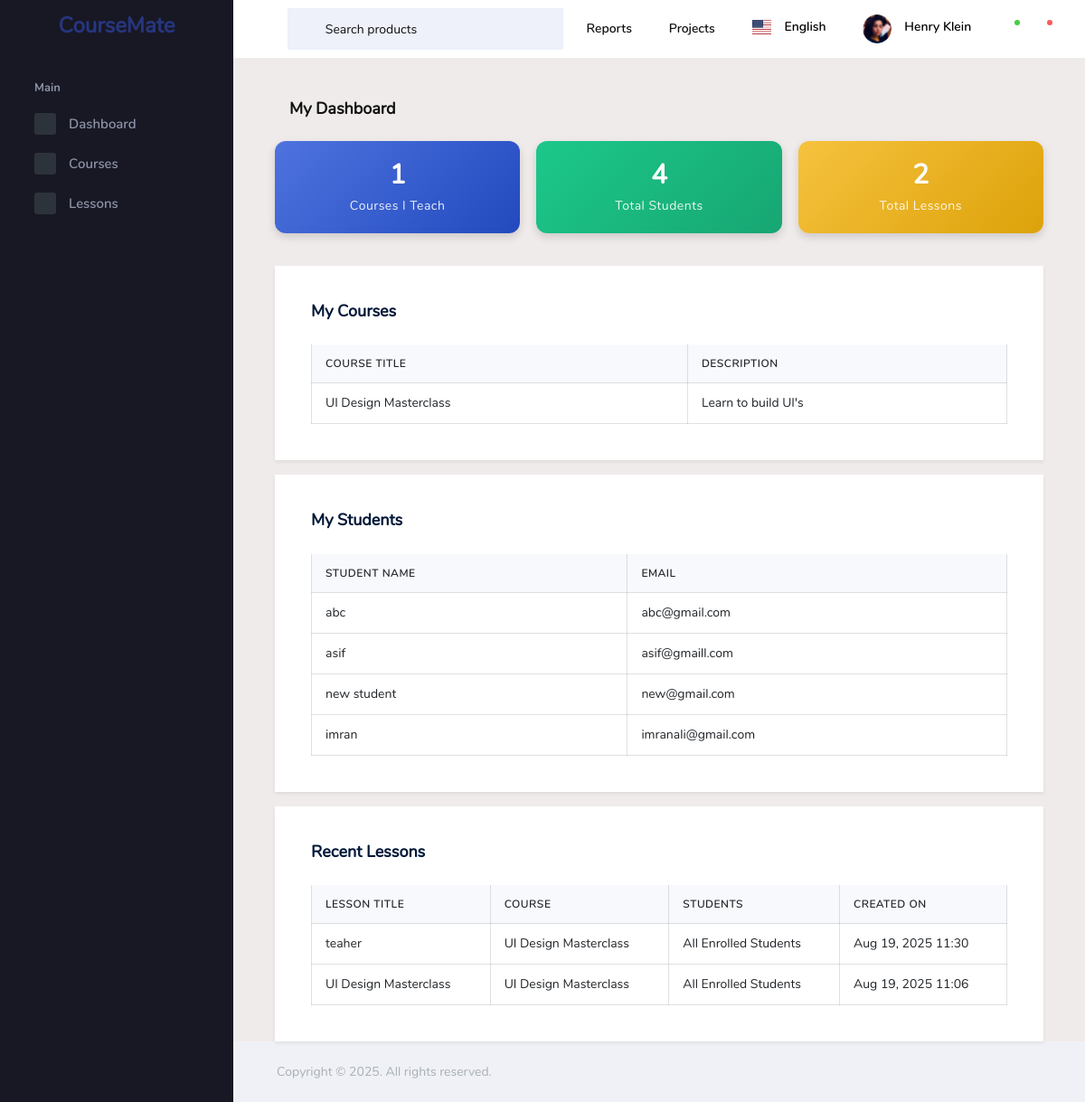
The page /students/teacher-dashboard/ (signed in) on the database as committed earlier.
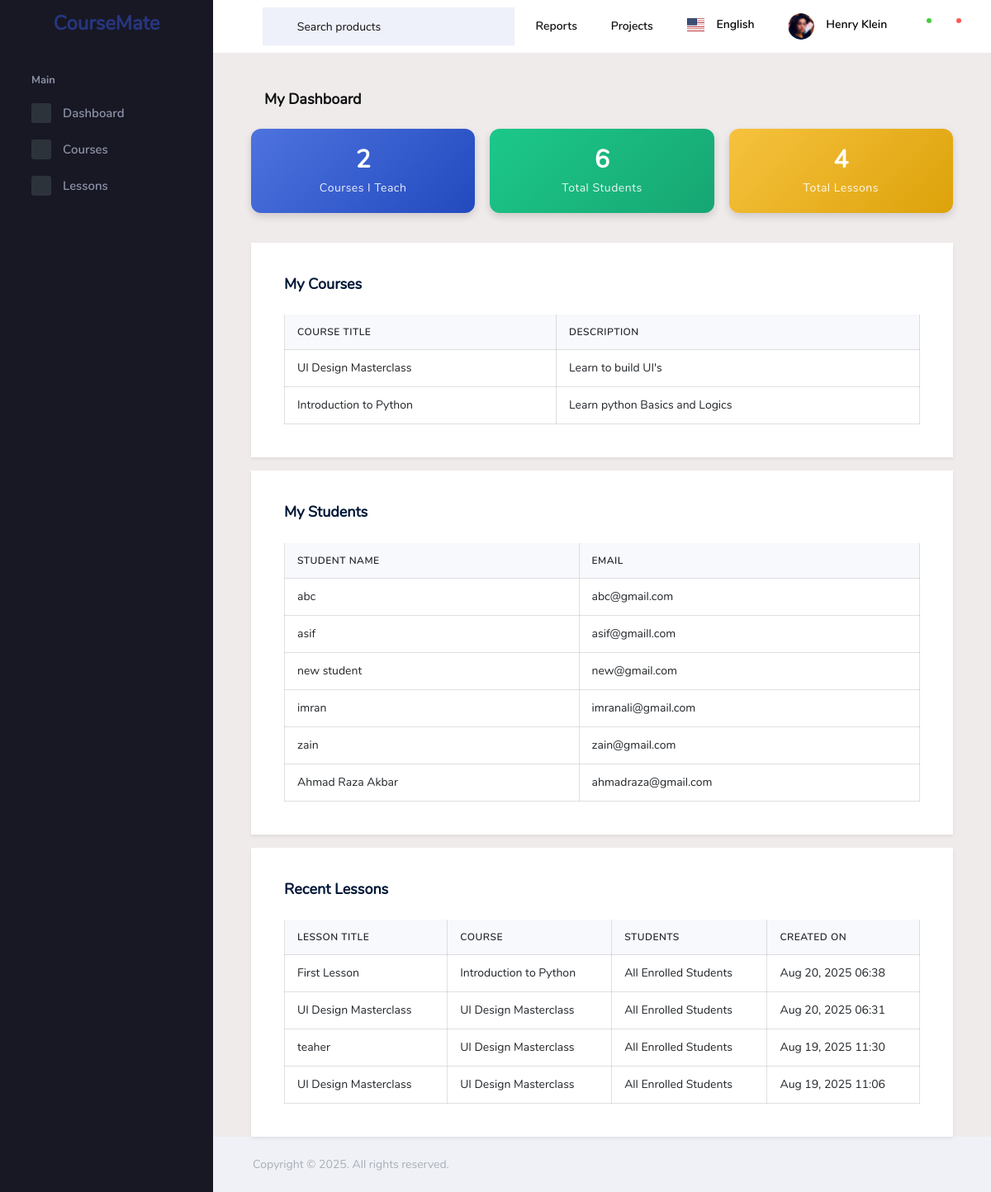
The same page on the database as committed later.
### student_record/models.py (models this page shows, shortened)
class Course(models.Model):
    title = models.CharField(max_length=100)
    description = models.TextField(max_length=600)
    fees = models.PositiveBigIntegerField()
    duration = models.PositiveIntegerField(help_text="Duration in weeks", default=3)
    level = models.CharField(
        max_length=20,
        choices=[('beginner','Beginner'), ('intermediate','Intermediate'), ('advanced','Advanced')],
        default='beginner'
    )
    course_code = models.CharField(max_length=10, unique=True, blank=True)

class Student(models.Model):
    user = models.OneToOneField(User, on_delete=models.CASCADE, null=True, blank=True)
    name = models.CharField(max_length=30)
    age = models.PositiveIntegerField()
    email = models.EmailField()
    phone_number = models.CharField(max_length=15, blank=True, null=True)
    date_of_birth = models.DateField(blank=True, null=True)
    roll_number = models.CharField(max_length=10, unique=True, blank=True, editable=False)
    def __str__(self):
        return f"{self.roll_number} - {self.name}"

class Lesson(models.Model):
    title = models.CharField(max_length=255)
    content = models.TextField()
    teacher = models.ForeignKey('Teacher', on_delete=models.CASCADE,blank=True, null=True)
    course = models.ForeignKey('Course', on_delete=models.CASCADE, blank=True, null=True)
    students = models.ManyToManyField('Student', blank=True)
    created_at = models.DateTimeField(auto_now_add=True)

### student_record/views.py (the view)
# urls.py: path('teacher-dashboard/', views.teacher_dashboard, name='teacher_dashboard'),
@login_required
def teacher_dashboard(request):
    teacher = Teacher.objects.get(email=request.user.email)
    courses = teacher.courses.all()
    total_courses_count = courses.count()
    students = Student.objects.filter(
        enrollments__course__in=courses
    ).distinct()
    total_students_count = students.count()
    recent_lessons = Lesson.objects.filter(teacher=teacher).order_by('-created_at')[:5]
    total_lessons_count = Lesson.objects.filter(teacher=teacher).count()
    context = {
        'total_courses_count': total_courses_count,
        'total_students_count': total_students_count,
        'total_lessons_count': total_lessons_count,
        'recent_lessons': recent_lessons,
        'my_courses': courses,       # Courses taught by this teacher
        'my_students': students,     # Students enrolled in their courses
    }
    print(students)
    return render(request, 'pages/teacher_dashboard.html', context)

### templates/pages/teacher_dashboard.html (shortened to what the changed rows need)
{% extends "base.html" %}
{% load widget_tweaks %}
{% block content %}
<div class="row">
    <div class="col-md-4 col-sm-6">
        <div class="card-stats">
            <h3>{{ total_courses_count }}</h3>
            <p>Courses I Teach</p>
        </div>
    </div>
    <div class="col-md-4 col-sm-6">
        <div class="card-stats" style="background: linear-gradient(135deg, #1cc88a, #17a673);">
            <h3>{{ total_students_count }}</h3>
            <p>Total Students</p>
        </div>
    </div>
    <div class="col-md-4 col-sm-6">
        <div class="card-stats" style="background: linear-gradient(135deg, #f6c23e, #dda20a);">
            <h3>{{ total_lessons_count }}</h3>
            <p>Total Lessons</p>
        </div>
    </div>
</div>
<div class="row mt-3">
    <div class="col-12">
        <div class="card shadow-sm mb-3">
            <div class="card-body">
                <div class="table-responsive">
                    <table class="table table-bordered table-hover">
                        <thead>
                            <tr>
                                <th>Course Title</th>
                                <th>Description</th>
                            </tr>
                        </thead>
                        <tbody>
                            {% for course in my_courses %}
                            <tr>
                                <td>{{ course.title }}</td>
                                <td>{{ course.description|default:"N/A" }}</td>
                            </tr>
                            {% empty %}
                            <tr>
                                <td colspan="3" class="text-center text-muted">No courses yet</td>
                            </tr>
                            {% endfor %}
                        </tbody>
                    </table>
                </div>
            </div>
        </div>
    </div>
    <div class="col-12">
        <div class="card shadow-sm">
            <div class="card-body">
                <div class="table-responsive">
                    <table class="table table-bordered table-hover">
                        <thead>
                            <tr>
                                <th>Student Name</th>
                                <th>Email</th>
                            </tr>
                        </thead>
                        <tbody>
                            {% for student in my_students %}
                            <tr>
                                <td>{{ student.name }}</td>
                                <td>{{ student.email }}</td>
                            </tr>
                            {% empty %}
                            <tr>
                                <td colspan="3" class="text-center text-muted">No students yet</td>
                            </tr>
                            {% endfor %}
                        </tbody>
                    </table>
                </div>
            </div>
        </div>
    </div>
</div>
<div class="row mt-3">
    <div class="col-12">
        <div class="card shadow-sm">
            <div class="card-body">
                <div class="table-responsive">
                    <table class="table table-bordered table-hover">
                        <thead>
                            <tr>
                                <th>Lesson Title</th>
                                <th>Course</th>
                                <th>Students</th>
                                <th>Created On</th>
                            </tr>
                        </thead>
                        <tbody>
                            {% for lesson in recent_lessons %}
                            <tr>
                                <td>{{ lesson.title }}</td>
                                <td>
                                    {% if lesson.course %}
                                        {{ lesson.course.title }}
                                    {% else %}
                                        N/A
                                    {% endif %}
                                </td>
                                <td>
                                    {% if lesson.students.exists %}
                                        {% for s in lesson.students.all %}
                                            {{ s.name }}{% if not forloop.last %}, {% endif %}
                                        {% endfor %}
                                    {% else %}
                                        All Enrolled Students
                                    {% endif %}
                                </td>
                                <td>{{ lesson.created_at|date:"M d, Y H:i" }}</td>
                            </tr>
                            {% empty %}
                            <tr>
                                <td colspan="4" class="text-center text-muted">No lessons yet</td>
                            </tr>
                            {% endfor %}
                        </tbody>
                    </table>
                </div>
            </div>
        </div>
    </div>
</div>
{% endblock %}

Rows that differ between the two databases and show on the page:
now on this page (row unchanged): Course: title "Introduction to Python", description "Learn python Basics and Logics"
now on this page (row unchanged): Student: name "zain", email "zain@gmail.com"
added Student: name "Ahmad Raza Akbar", email "ahmadraza@gmail.com"
added Lesson: title "First Lesson", course "Introduction to Python", shows "All Enrolled Students", created_at "Aug 20, 2025 06:38"
added Lesson: title "UI Design Masterclass", course "UI Design Masterclass", shows "All Enrolled Students", created_at "Aug 20, 2025 06:31"
Other text that changed with them:
{{ total_courses_count }}: "1" → "2"
{{ total_students_count }}: "4" → "6"
{{ total_lessons_count }}: "2" → "4"
